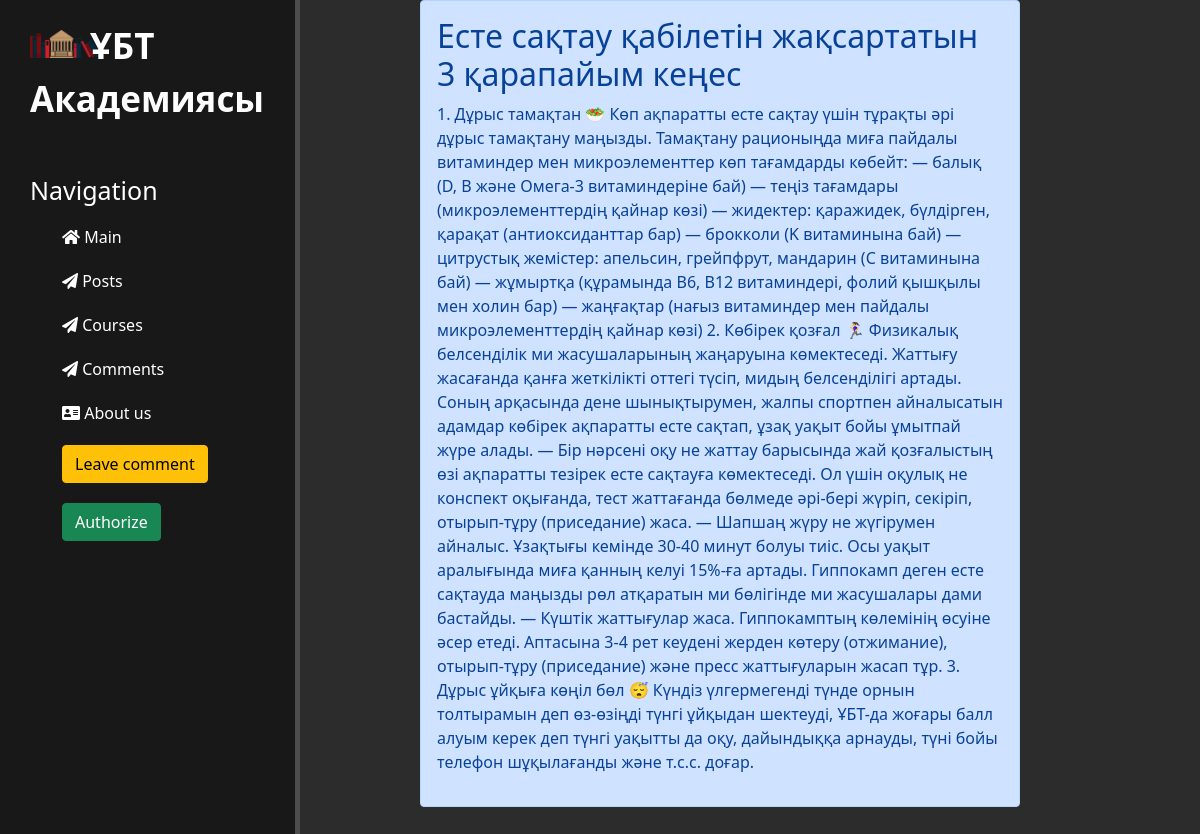
Screenshot of /news/1 with the database file from the repository.
### news/models.py (models this page shows, shortened)
class News(models.Model):
    name = models.CharField('name', max_length=200)
    text = models.TextField('text')
    date_at = models.DateTimeField('publication date')
    class Meta:
        verbose_name = 'Жаңалық'
        verbose_name_plural = 'Жаңалықтар'
        ordering = ['date_at', 'name']

### news/views.py (the view)
# urls.py: path('<int:pk>', views.NewsDetailView.as_view(), name='news-detail')
class NewsDetailView(DetailView):
    model = News
    template_name = 'news/details.html'
    context_object_name = 'news'

### news/templates/news/details.html (shortened to what this page needs)
{% extends 'main/layout.html' %}
{% block content %}
  <div class="alert alert-primary" style="width: 50%; float: right; margin-right: 180px">
     <h2>{{ news.name }}</h2>
      <p>{{ news.text }}</p>
  </div>
{% endblock %}

### main/static/main/css/main.css (style rules this page uses)
body { background-color:#2c2c2c; }

### rows the page displays
News: name "Есте сақтау қабілетін жақсартатын 3 қарапайым кеңес", text "1. Дұрыс тамақтан 🥗 Көп ақпаратты есте сақтау үшін тұрақты әрі дұрыс тамақтану маңызды. Тамақтану рационыңда миға пайдалы витаминдер мен микроэлементтер көп тағамдарды көбейт: — балық (D, B және Омега-3 витаминдеріне бай) — теңіз тағамдары (микроэлементтердің қайнар көзі) — жидектер: қаражидек, бүлдірген, қарақат (антиоксиданттар бар) — брокколи (K витаминына бай) — цитрустық жемістер: апельсин, грейпфрут, мандарин (C витаминына бай) — жұмыртқа (құрамында B6, B12 витаминдері, фолий қышқылы мен холин бар) — жаңғақтар (нағыз витаминдер мен пайдалы микроэлементтердің қайнар көзі) 2. Көбірек қозғал 🏃‍♀ Физикалық белсенділік ми жасушаларының жаңаруына көмектеседі. Жаттығу жасағанда қанға…"
